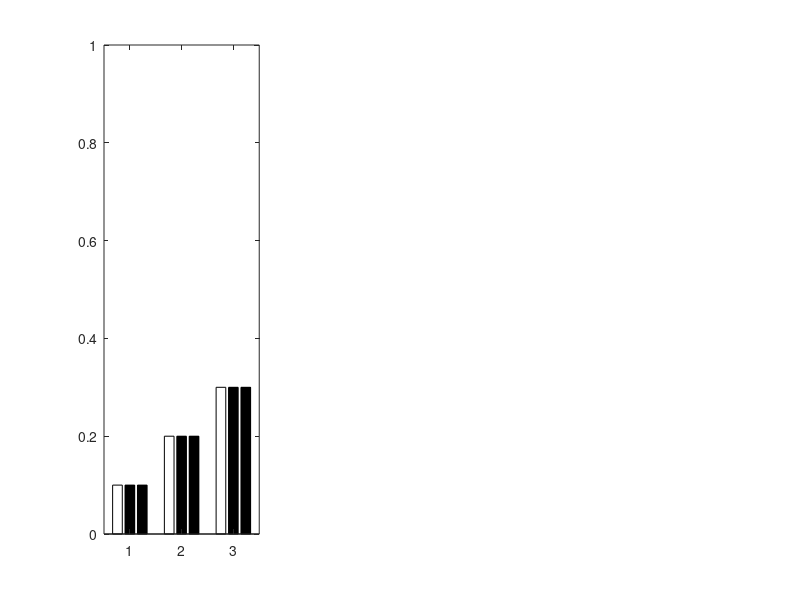

This figure's MATLAB source: (Note: this script raises an error after producing the figure.)
function [] = get_barplots()	 % DOCSTRING_GENERATED
 % GET_BARPLOTS		 [add function description here]
 % INPUTS 
 % OUTPUTS 
 %			 = ..



figure

%Compare accuracies and time taken

%z = load(datafile)
%A1 = z.data(row number).column

% where row number is experiment and column is to get accuracy

colormap = colorcube;

%Accuracies for asmpling method 1
A1 = [[0.1,0.2,0.3]' [0.1,0.2,0.3]' [0.1,0.2,0.3]'];

%Accuracies for sampling method 2

A2 = [[0.1,0.2,0.3]' [0.1,0.2,0.3]' [0.1,0.2,0.3]'];

%Accuracies for sampling method 3

A3 = [[0.1,0.2,0.3]' [0.1,0.2,0.3]' [0.1,0.2,0.3]'];


subplot(1,3,1)

hBar=bar(A1,'grouped', 'FaceColor','flat');      % basic grouped bar plot, keep handle
% colormap(3);
hFg=gcf; hAx=gca;             % handles to current figure, axes
ylim([0 1])                % space out a little extra room
hAx.XTickLabel={'400';'1000';'4000'}; % label x axis

x=repmat([1:size(A1,1)].',1,size(A1,2));  % bar x nominals
xOff=bsxfun(@plus,x,[hBar.XOffset]); % bar midpoints x
hold all                             % keep axis limits, etc.

for i=1:length(hBar)
  hEB(i).Color = 'black';
  hBar(i).FaceColor = colormap(57 + 2*rem(i,4),:);
end
title('Dense Sampling')
ylabel('Mean Average Precision (MAP)')

%%%%%%%%%%%%%%%%%%%%%%%%%%%%%%%%%%%%%%%%%%%%%%%%%%%%%%%%%%%%%%%%%%
subplot(1,3,2)

hBar=bar(A2,'grouped', 'FaceColor','flat');      % basic grouped bar plot, keep handle
% colormap(3);
hFg=gcf; hAx=gca;             % handles to current figure, axes
ylim([0 1])                % space out a little extra room
hAx.XTickLabel={'400';'1000';'4000'}; % label x axis

x=repmat([1:size(A2,1)].',1,size(A2,2));  % bar x nominals
xOff=bsxfun(@plus,x,[hBar.XOffset]); % bar midpoints x
hold all                             % keep axis limits, etc.

for i=1:length(hBar)
  hEB(i).Color = 'black';
  hBar(i).FaceColor = colormap(57 + 2*rem(i,4),:);
end

title('Keypoint Sampling')


%%%%%%%%%%%%%%%%%%%%%%%%%%%%%%%%%%%%%%%%%%%%%%%%%%%%%%%%%%%%%%%%%%%
subplot(1,3,3)

hBar=bar(A3,'grouped', 'FaceColor','flat');      % basic grouped bar plot, keep handle
% colormap(3);
hFg=gcf; hAx=gca;             % handles to current figure, axes
ylim([0 1])                % space out a little extra room
hAx.XTickLabel={'400';'1000';'4000'}; % label x axis
% hAx.YColor=get(hFg,'color');  % hide y axis/labels, outline

x=repmat([1:size(A3,1)].',1,size(A3,2));  % bar x nominals
xOff=bsxfun(@plus,x,[hBar.XOffset]); % bar midpoints x


for i=1:length(hBar)
  hEB(i).Color = 'black';
  hBar(i).FaceColor = colormap(57 + 2*rem(i,4),:);
end

title('Keypoint Sampling')


hLg = legend(["RGB";"Grayscale";"Opponent"]);
% 
sgtitle('MAP for colour space vs. vocabulary size vs. sampling method')
% newPosition = [0.77 0.77 0.2 0.2];
% set(hLg,'Position', newPosition);
